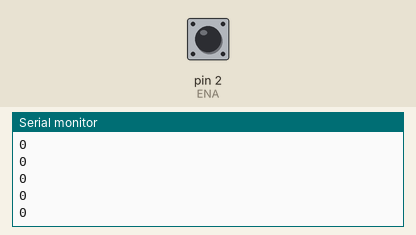
Simulated run of this sketch. Board: Arduino Uno, built with avr-gcc and run on an emulated ATmega328P. Parts: the last lines printed to the serial monitor. The inputs (shaded band) are chosen by the test bench; at power-on: pin 2 (ENA) HIGH.

Above: at 1.2 s.
1.3 s: pin 2 (ENA) pulled LOW for 0.15 s
At 2.0 s:
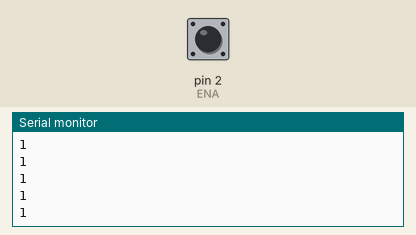
2.9 s: pin 2 (ENA) pulled LOW for 1 s
5.4 s: pin 2 (ENA) pulled LOW for 0.15 s
At 5.9 s:
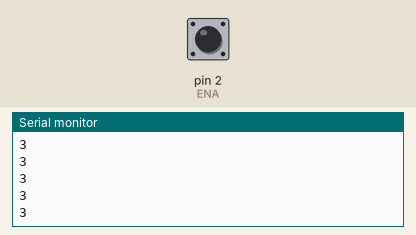
Timing chart, 0 to 7.8 s (numbered marks = the images above; inputs shaded):
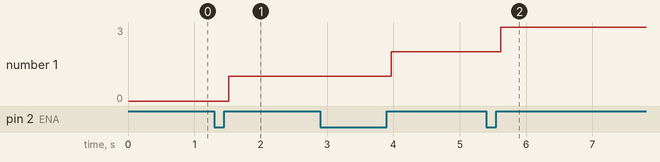

The sketch:

Lab10-E2.ino
```cpp
#define ENA 2
#define ENB 3

//Exercise 2
int count = 0;

void setup(){
  pinMode(ENA, INPUT_PULLUP);
  Serial.begin(9600);
  Serial.println("TestEncoder");

  attachInterrupt(digitalPinToInterrupt(ENA),
                  ISR_Ext, RISING);
}

void loop(){
  Serial.println(count);
}

void ISR_Ext(){
   count++;
}
```

Measured:
- after the input at 1.3 s, the serial monitor: prints a new line after 0.22 s (image 1)
- after the input at 5.4 s, the serial monitor: prints a new line after 0.22 s (image 2)
- plotted number 1: 0 → 1 after the input at 1.3 s, 1 → 2 after the input at 2.9 s, 2 → 3 after the input at 5.4 s
